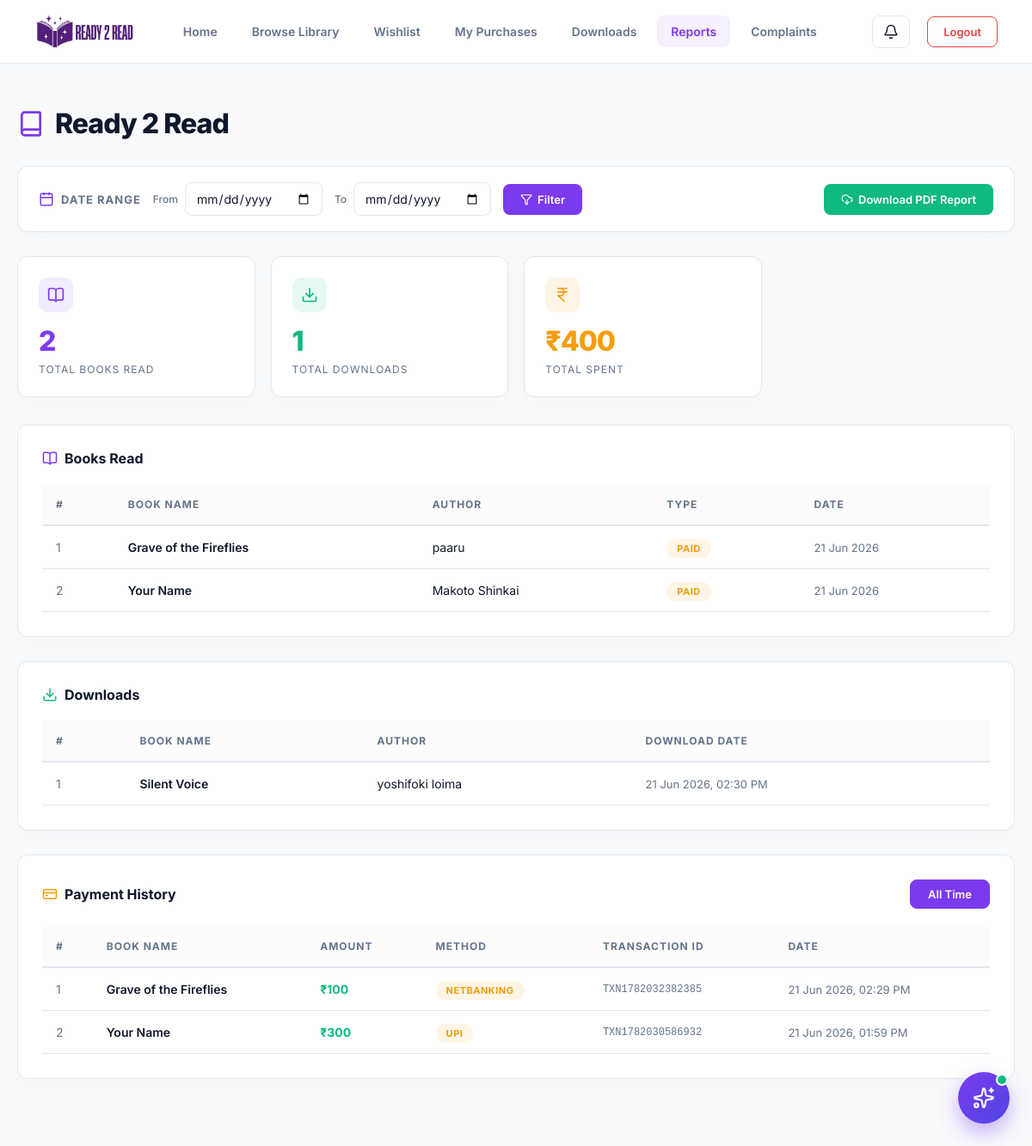
/reader/myReports.php (signed in), run on the app's committed database.
### tables this page shows
CREATE TABLE IF NOT EXISTS `purchases` (
  `purchaseid` int NOT NULL AUTO_INCREMENT,
  `userId` int NOT NULL,
  `bid` int NOT NULL,
  `amount` int NOT NULL,
  `purchase_date` datetime NOT NULL,
  `payment_status` varchar(15) NOT NULL DEFAULT 'pending',
  `transaction_id` varchar(100) NOT NULL DEFAULT '',
  `status` int NOT NULL DEFAULT '1',
  PRIMARY KEY (`purchaseid`)
);

CREATE TABLE IF NOT EXISTS `books` (
  `bid` int NOT NULL AUTO_INCREMENT,
  `bname` varchar(50) NOT NULL,
  `AuthorName` varchar(20) NOT NULL,
  `description` text NOT NULL,
  `cid` int NOT NULL,
  `CoverImage` varchar(255) NOT NULL,
  `story` text NOT NULL,
  `is_paid` varchar(10) NOT NULL,
  `price` int NOT NULL,
  `AddedDate` date NOT NULL,
  `status` int NOT NULL DEFAULT '1',
  PRIMARY KEY (`bid`)
);

CREATE TABLE IF NOT EXISTS `downloads` (
  `downloadid` int NOT NULL AUTO_INCREMENT,
  `userId` int NOT NULL,
  `bid` int NOT NULL,
  `download_date` datetime NOT NULL,
  `status` int NOT NULL DEFAULT '1',
  PRIMARY KEY (`downloadid`)
);

CREATE TABLE IF NOT EXISTS `payments` (
  `payid` int NOT NULL AUTO_INCREMENT,
  `purchaseid` int NOT NULL,
  `userId` int NOT NULL,
  `bid` int NOT NULL,
  `amount` int NOT NULL,
  `payment_method` varchar(20) NOT NULL DEFAULT 'UPI',
  `transaction_id` varchar(100) NOT NULL DEFAULT '',
  `payment_date` datetime NOT NULL,
  `status` int NOT NULL DEFAULT '1',
  PRIMARY KEY (`payid`)
);

### classes/DataAccess.class.php (called while the page is built, shortened)
<?php
class DataAccess
{
	private $_con,$_query,$_errors;
	public function __construct()
	{
		if(!$this->_con=mysqli_connect(DB_HOST,DB_USER,DB_PASSWORD,DB_NAME))
		{
			die("connection Error");
		}
	}
	public function query($query)
	{
		if(isset($query))
		{
			$query = trim($query);
			$words=explode(' ',$query);
			$this->_query=$query;
			$res=mysqli_query($this->_con,$this->_query);
			if($words[0]=='select' || $words[0]=='Select' || $words[0]=='SELECT')
			{
				if(mysqli_num_rows($res))
				{
					$dataArr=array();
					while($row=mysqli_fetch_assoc($res))
					{
						$dataArr[] = $row;
					}
					return $dataArr;
				}
				else
				{
					return false;
				}
			}
		}
	}
}
?>

### reader/myReports.php (the view, shortened to what this page needs)
<?php
include("readerHeader.php");
$dao      = new DataAccess();
$readerId = $_SESSION['reader_id'];
$fromDate  = isset($_GET['from']) ? $_GET['from'] : '';
$toDate    = isset($_GET['to'])   ? $_GET['to']   : '';
$hasFilter = ($fromDate !== '' && $toDate !== '');
$showAllPayments = isset($_GET['all_payments']) && $_GET['all_payments'] == '1';
$datePurchase = $hasFilter ? "AND p.purchase_date BETWEEN '$fromDate' AND '$toDate 23:59:59'" : "";
$dateDownload = $hasFilter ? "AND d.download_date BETWEEN '$fromDate' AND '$toDate 23:59:59'" : "";
$datePayment  = ($hasFilter && !$showAllPayments) ? "AND py.payment_date BETWEEN '$fromDate' AND '$toDate 23:59:59'" : "";
$purchaseCount = $dao->query("SELECT COUNT(*) as cnt FROM purchases p WHERE p.userId='$readerId' AND p.status=1 $datePurchase");
$totalPurchased = $purchaseCount ? $purchaseCount[0]['cnt'] : 0;
$downloadCount = $dao->query("SELECT COUNT(*) as cnt FROM downloads d WHERE d.userId='$readerId' AND d.status=1 $dateDownload");
$totalDownloaded = $downloadCount ? $downloadCount[0]['cnt'] : 0;
$spentResult = $dao->query("SELECT COALESCE(SUM(p.amount),0) as total FROM purchases p WHERE p.userId='$readerId' AND p.payment_status='completed' AND p.status=1 $datePurchase");
$totalSpent = $spentResult ? $spentResult[0]['total'] : 0;
$booksRead = $dao->query("
    SELECT p.purchaseid, b.bname, b.AuthorName, b.is_paid, p.purchase_date
    FROM purchases p
    LEFT JOIN books b ON p.bid = b.bid
    WHERE p.userId='$readerId' AND p.status=1 $datePurchase
    ORDER BY p.purchase_date DESC
");
$downloads = $dao->query("
    SELECT d.downloadid, b.bname, b.AuthorName, d.download_date
    FROM downloads d
    LEFT JOIN books b ON d.bid = b.bid
    WHERE d.userId='$readerId' AND d.status=1 $dateDownload
    ORDER BY d.download_date DESC
");
$payments = $dao->query("
    SELECT py.payid, b.bname, py.amount, py.payment_method, py.transaction_id, py.payment_date
    FROM payments py
    LEFT JOIN books b ON py.bid = b.bid
    WHERE py.userId='$readerId' AND py.status=1 $datePayment
    ORDER BY py.payment_date DESC
");
?>
<div class="report-filter">
    <form method="GET" action="" style="display:flex; align-items:center; gap:14px; flex-wrap:wrap; width:100%;">
        <div style="display:flex; align-items:center; gap:8px;">
            <i data-lucide="calendar" style="width:18px;height:18px;stroke:var(--accent);"></i>
            <span style="font-size:13px; font-weight:700; color:var(--text-muted); text-transform:uppercase; letter-spacing:1px;">Date Range</span>
        </div>
        <div style="display:flex; align-items:center; gap:8px;">
            <label style="margin:0; font-size:12px;">From</label>
            <input type="date" name="from" value="<?= htmlspecialchars($fromDate) ?>" class="form-control" style="width:160px; margin:0; padding:9px 12px;">
        </div>
        <div style="display:flex; align-items:center; gap:8px;">
            <label style="margin:0; font-size:12px;">To</label>
            <input type="date" name="to" value="<?= htmlspecialchars($toDate) ?>" class="form-control" style="width:160px; margin:0; padding:9px 12px;">
        </div>
        <button type="submit" class="btn" style="padding:10px 20px; font-size:13px; gap:6px;">
            <i data-lucide="filter" style="width:14px;height:14px;"></i> Filter
        </button>
        <button type="button" onclick="exportReportToPDF('reader-report-content', 'My_Activity_Report', 'Reader Activity & Purchase Summary')" class="btn no-print" style="padding:10px 20px; font-size:13px; gap:6px; background:#10b981; color:#ffffff; border:none; margin-left:auto; cursor:pointer;">
            <i data-lucide="download-cloud" style="width:14px;height:14px;"></i> Download PDF Report
        </button>
    </form>
</div>
<div id="reader-report-content">
<div class="report-stat-grid">
    <div class="report-stat">
        <div class="stat-icon" style="background:rgba(124,58,237,0.1);">
            <i data-lucide="book-open" style="width:20px;height:20px;stroke:#7c3aed;"></i>
        </div>
        <div class="stat-value" style="color:var(--accent);"><?= $totalPurchased ?></div>
        <div class="stat-label"><?= $hasFilter ? 'Books Read (Filtered)' : 'Total Books Read' ?></div>
    </div>
    <div class="report-stat">
        <div class="stat-icon" style="background:rgba(16,185,129,0.1);">
            <i data-lucide="download" style="width:20px;height:20px;stroke:#10b981;"></i>
        </div>
        <div class="stat-value" style="color:#10b981;"><?= $totalDownloaded ?></div>
        <div class="stat-label"><?= $hasFilter ? 'Downloads (Filtered)' : 'Total Downloads' ?></div>
    </div>
    <div class="report-stat">
        <div class="stat-icon" style="background:rgba(245,158,11,0.1);">
            <i data-lucide="indian-rupee" style="width:20px;height:20px;stroke:#f59e0b;"></i>
        </div>
        <div class="stat-value" style="color:#f59e0b;">₹<?= number_format($totalSpent) ?></div>
        <div class="stat-label"><?= $hasFilter ? 'Spent (Filtered)' : 'Total Spent' ?></div>
    </div>
</div>
<div class="glass-card">
    <h2 style="font-size:16px; font-weight:700; margin-bottom:20px; display:flex; align-items:center; gap:8px;">
        <i data-lucide="book-open" style="width:18px;height:18px;stroke:var(--accent);"></i> Books Read
    </h2>
    <?php if ($booksRead): ?>
    <div style="overflow-x:auto;">
        <table>
            <thead>
                <tr>
                    <th>#</th>
                    <th>Book Name</th>
                    <th>Author</th>
                    <th>Type</th>
                    <th>Date</th>
                </tr>
            </thead>
            <tbody>
            <?php $i=1; foreach ($booksRead as $b): ?>
                <tr>
                    <td style="color:var(--text-muted);"><?= $i++ ?></td>
                    <td style="font-weight:600;"><?= htmlspecialchars($b['bname']) ?></td>
                    <td><?= htmlspecialchars($b['AuthorName']) ?></td>
                    <td>
                        <?php if (strtolower($b['is_paid']) == 'paid'): ?>
                            <span class="badge badge-paid">Paid</span>
                        <?php else: ?>
                            <span class="badge badge-free">Free</span>
                        <?php endif; ?>
                    </td>
                    <td style="color:var(--text-muted); font-size:13px;"><?= date('d M Y', strtotime($b['purchase_date'])) ?></td>
                </tr>
            <?php endforeach; ?>
            </tbody>
        </table>
    </div>
    <?php endif; ?>
</div>
<div class="glass-card">
    <h2 style="font-size:16px; font-weight:700; margin-bottom:20px; display:flex; align-items:center; gap:8px;">
        <i data-lucide="download" style="width:18px;height:18px;stroke:#10b981;"></i> Downloads
    </h2>
    <?php if ($downloads): ?>
    <div style="overflow-x:auto;">
        <table>
            <thead>
                <tr>
                    <th>#</th>
                    <th>Book Name</th>
                    <th>Author</th>
                    <th>Download Date</th>
                </tr>
            </thead>
            <tbody>
            <?php $i=1; foreach ($downloads as $d): ?>
                <tr>
                    <td style="color:var(--text-muted);"><?= $i++ ?></td>
                    <td style="font-weight:600;"><?= htmlspecialchars($d['bname']) ?></td>
                    <td><?= htmlspecialchars($d['AuthorName']) ?></td>
                    <td style="color:var(--text-muted); font-size:13px;"><?= date('d M Y, h:i A', strtotime($d['download_date'])) ?></td>
                </tr>
            <?php endforeach; ?>
            </tbody>
        </table>
    </div>
    <?php endif; ?>
</div>
<div class="glass-card">
    <div style="display:flex; justify-content:space-between; align-items:center; margin-bottom:20px; flex-wrap:wrap; gap:12px;">
        <h2 style="font-size:16px; font-weight:700; display:flex; align-items:center; gap:8px; margin:0;">
            <i data-lucide="credit-card" style="width:18px;height:18px;stroke:#f59e0b;"></i> Payment History
        </h2>
        <div class="tab-bar" style="margin:0;">
            <a href="<?= $hasFilter ? "myReports.php?from=$fromDate&to=$toDate" : "myReports.php" ?>" class="<?= !$showAllPayments ? 'active' : '' ?>">
                <?= $hasFilter ? 'Date Range' : 'All Time' ?>
            </a>
        </div>
    </div>
    <?php if ($payments): ?>
    <div style="overflow-x:auto;">
        <table>
            <thead>
                <tr>
                    <th>#</th>
                    <th>Book Name</th>
                    <th>Amount</th>
                    <th>Method</th>
                    <th>Transaction ID</th>
                    <th>Date</th>
                </tr>
            </thead>
            <tbody>
            <?php $i=1; foreach ($payments as $p): ?>
                <tr>
                    <td style="color:var(--text-muted);"><?= $i++ ?></td>
                    <td style="font-weight:600;"><?= htmlspecialchars($p['bname']) ?></td>
                    <td style="color:#10b981; font-weight:700;">₹<?= $p['amount'] ?></td>
                    <td><span class="badge badge-paid"><?= htmlspecialchars($p['payment_method']) ?></span></td>
                    <td style="font-size:12px; color:var(--text-muted); font-family:monospace;"><?= htmlspecialchars($p['transaction_id']) ?></td>
                    <td style="color:var(--text-muted); font-size:13px;"><?= date('d M Y, h:i A', strtotime($p['payment_date'])) ?></td>
                </tr>
            <?php endforeach; ?>
            </tbody>
        </table>
    </div>
    <?php endif; ?>
</div>
</div>
<?php include("readerFooter.php"); ?>

### reader/readerHeader.php (style rules this page uses)
:root { --bg: #f8fafc; --navbar: #ffffff; --card: #ffffff; --accent: #7c3aed; --accent-glow: rgba(124, 58, 237, 0.08); --border: #e2e8f0; --text-main: #0f172a; --text-muted: #64748b; --input-bg: #ffffff; }
* { margin:0; padding:0; box-sizing:border-box; font-family:'Inter',sans-serif; }
body { background-color: var(--bg); color: var(--text-main); min-height: 100vh; }
.glass-card { background:var(--card); border:1px solid var(--border); padding:28px; border-radius:12px; margin-bottom:28px; box-shadow: 0 4px 20px rgba(9, 9, 11, 0.02); }
.form-control { width:100%; padding:12px 16px; background: var(--input-bg); border:1px solid var(--border); border-radius:8px; color:var(--text-main); font-size:14px; transition:0.2s; }
label { display:block; font-size:13px; color:var(--text-muted); margin-bottom:8px; font-weight: 500; }
.btn { display:inline-flex; align-items:center; justify-content:center; padding:12px 24px; background:var(--accent); border:none; color:white; border-radius:8px; cursor:pointer; font-size:14px; font-weight:600; transition:all 0.2s; text-decoration:none; gap: 8px; }
table { width:100%; border-collapse:collapse; font-size:14px; }
th { background:rgba(0,0,0,0.01); color:var(--text-muted); padding:16px; text-align:left; font-size:12px; text-transform:uppercase; letter-spacing:1px; border-bottom:2px solid var(--border); }
td { padding:16px; border-bottom:1px solid var(--border); vertical-align:middle; }
.badge { padding:4px 12px; border-radius:20px; font-size:11px; font-weight:700; text-transform:uppercase; letter-spacing: 0.5px; }
.badge-paid { background:rgba(245,158,11,0.1); color:#f59e0b; }

### reader/myReports.php (style rules this page uses)
.report-filter { background: var(--card); border: 1px solid var(--border); border-radius: 12px; padding: 18px 24px; margin-bottom: 28px; display: flex; align-items: center; gap: 14px; flex-wrap: wrap; box-shadow: 0 4px 20px rgba(9,9,11,0.02); }
.report-stat-grid { display: grid; grid-template-columns: repeat(auto-fill, minmax(220px, 1fr)); gap: 18px; margin-bottom: 32px; }
.report-stat { background: var(--card); border: 1px solid var(--border); border-radius: 12px; padding: 24px; transition: transform 0.2s, box-shadow 0.2s; box-shadow: 0 4px 20px rgba(9,9,11,0.02); }
.report-stat .stat-icon { width: 40px; height: 40px; border-radius: 10px; display: flex; align-items: center; justify-content: center; margin-bottom: 14px; }
.report-stat .stat-value { font-size: 32px; font-weight: 800; letter-spacing: -1px; }
.report-stat .stat-label { font-size: 12px; color: var(--text-muted); text-transform: uppercase; letter-spacing: 1px; margin-top: 6px; }
.tab-bar { display: flex; gap: 6px; margin-bottom: 24px; }
.tab-bar a { padding: 8px 20px; border-radius: 8px; font-size: 13px; font-weight: 600; text-decoration: none; color: var(--text-muted); background: var(--card); border: 1px solid var(--border); transition: all 0.2s; }
.tab-bar a.active { background: var(--accent); color: #fff; border-color: var(--accent); }

### data on the page
purchases: bid.bname "Grave of the Fireflies", bid.AuthorName "paaru", purchase_date "21 Jun 2026"
purchases: bid.bname "Your Name", bid.AuthorName "Makoto Shinkai", purchase_date "21 Jun 2026"
downloads: bid.bname "Silent Voice", bid.AuthorName "yoshifoki loima", download_date "21 Jun 2026, 02:30 PM"
payments: bid.bname "Grave of the Fireflies", amount "100", payment_method "NETBANKING", transaction "TXN1782032382385", payment_date "21 Jun 2026, 02:29 PM"
payments: bid.bname "Your Name", amount "300", payment_method "UPI", transaction "TXN1782030586932", payment_date "21 Jun 2026, 01:59 PM"

### other printed values
$titles[$currentPage] "Ready 2 Read"
$totalPurchased "2"
$totalDownloaded "1"
$totalSpent "400"
